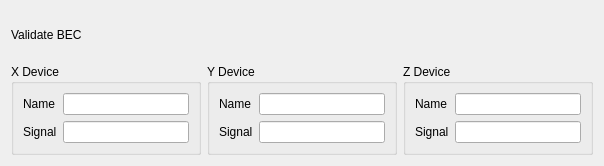
<?xml version="1.0" encoding="UTF-8"?>
<ui version="4.0">
 <class>Form</class>
 <widget class="QWidget" name="Form">
  <property name="geometry">
   <rect>
    <x>0</x>
    <y>0</y>
    <width>604</width>
    <height>166</height>
   </rect>
  </property>
  <property name="windowTitle">
   <string>Form</string>
  </property>
  <layout class="QVBoxLayout" name="verticalLayout">
   <item>
    <layout class="QHBoxLayout" name="horizontalLayout_2">
     <item>
      <widget class="QLabel" name="label_7">
       <property name="text">
        <string>Validate BEC</string>
       </property>
      </widget>
     </item>
     <item>
      <widget class="ToggleSwitch" name="validate_bec"/>
     </item>
     <item>
      <widget class="BECColorMapWidget" name="color_map"/>
     </item>
    </layout>
   </item>
   <item>
    <layout class="QHBoxLayout" name="horizontalLayout">
     <item>
      <widget class="QGroupBox" name="groupBox">
       <property name="title">
        <string>X Device</string>
       </property>
       <layout class="QGridLayout" name="gridLayout">
        <item row="0" column="0">
         <widget class="QLabel" name="label">
          <property name="text">
           <string>Name</string>
          </property>
         </widget>
        </item>
        <item row="0" column="1">
         <widget class="DeviceLineEdit" name="x_name"/>
        </item>
        <item row="1" column="0">
         <widget class="QLabel" name="label_2">
          <property name="text">
           <string>Signal</string>
          </property>
         </widget>
        </item>
        <item row="1" column="1">
         <widget class="QLineEdit" name="x_entry"/>
        </item>
       </layout>
      </widget>
     </item>
     <item>
      <widget class="QGroupBox" name="groupBox_2">
       <property name="title">
        <string>Y Device</string>
       </property>
       <layout class="QGridLayout" name="gridLayout_2">
        <item row="0" column="0">
         <widget class="QLabel" name="label_3">
          <property name="text">
           <string>Name</string>
          </property>
         </widget>
        </item>
        <item row="0" column="1">
         <widget class="DeviceLineEdit" name="y_name"/>
        </item>
        <item row="1" column="0">
         <widget class="QLabel" name="label_4">
          <property name="text">
           <string>Signal</string>
          </property>
         </widget>
        </item>
        <item row="1" column="1">
         <widget class="QLineEdit" name="y_entry"/>
        </item>
       </layout>
      </widget>
     </item>
     <item>
      <widget class="QGroupBox" name="groupBox_3">
       <property name="title">
        <string>Z Device</string>
       </property>
       <layout class="QGridLayout" name="gridLayout_3">
        <item row="0" column="0">
         <widget class="QLabel" name="label_5">
          <property name="text">
           <string>Name</string>
          </property>
         </widget>
        </item>
        <item row="1" column="0">
         <widget class="QLabel" name="label_6">
          <property name="text">
           <string>Signal</string>
          </property>
         </widget>
        </item>
        <item row="1" column="1">
         <widget class="QLineEdit" name="z_entry"/>
        </item>
        <item row="0" column="1">
         <widget class="DeviceLineEdit" name="z_name"/>
        </item>
       </layout>
      </widget>
     </item>
    </layout>
   </item>
  </layout>
 </widget>
 <customwidgets>
  <customwidget>
   <class>DeviceLineEdit</class>
   <extends>QLineEdit</extends>
   <header>device_line_edit</header>
  </customwidget>
  <customwidget>
   <class>ToggleSwitch</class>
   <extends>QWidget</extends>
   <header>toggle_switch</header>
  </customwidget>
  <customwidget>
   <class>BECColorMapWidget</class>
   <extends>QWidget</extends>
   <header>bec_color_map_widget</header>
  </customwidget>
 </customwidgets>
 <tabstops>
  <tabstop>x_name</tabstop>
  <tabstop>x_entry</tabstop>
  <tabstop>y_name</tabstop>
  <tabstop>y_entry</tabstop>
  <tabstop>z_name</tabstop>
  <tabstop>z_entry</tabstop>
 </tabstops>
 <resources/>
 <connections>
  <connection>
   <sender>x_name</sender>
   <signal>textChanged(QString)</signal>
   <receiver>x_entry</receiver>
   <slot>clear()</slot>
   <hints>
    <hint type="sourcelabel">
     <x>134</x>
     <y>95</y>
    </hint>
    <hint type="destinationlabel">
     <x>138</x>
     <y>128</y>
    </hint>
   </hints>
  </connection>
  <connection>
   <sender>y_name</sender>
   <signal>textChanged(QString)</signal>
   <receiver>y_entry</receiver>
   <slot>clear()</slot>
   <hints>
    <hint type="sourcelabel">
     <x>351</x>
     <y>91</y>
    </hint>
    <hint type="destinationlabel">
     <x>349</x>
     <y>121</y>
    </hint>
   </hints>
  </connection>
  <connection>
   <sender>z_name</sender>
   <signal>textChanged(QString)</signal>
   <receiver>z_entry</receiver>
   <slot>clear()</slot>
   <hints>
    <hint type="sourcelabel">
     <x>520</x>
     <y>98</y>
    </hint>
    <hint type="destinationlabel">
     <x>522</x>
     <y>127</y>
    </hint>
   </hints>
  </connection>
 </connections>
</ui>
